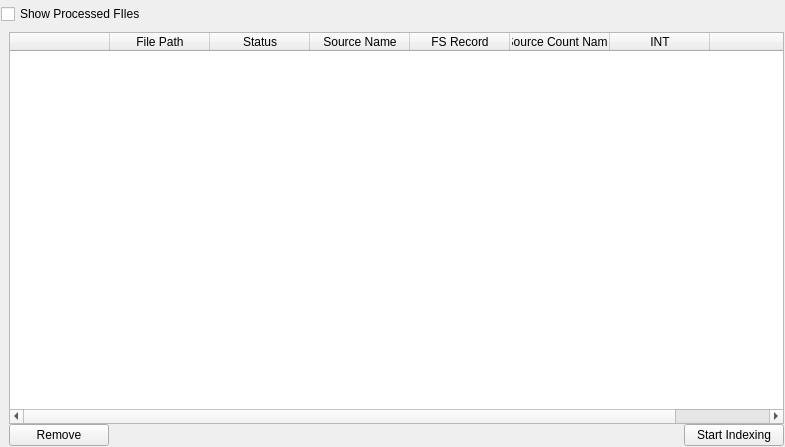
<?xml version="1.0" encoding="UTF-8"?>
<ui version="4.0">
 <class>file_indexing_display</class>
 <widget class="QWidget" name="file_indexing_display">
  <property name="geometry">
   <rect>
    <x>0</x>
    <y>0</y>
    <width>785</width>
    <height>447</height>
   </rect>
  </property>
  <property name="windowTitle">
   <string>Text Indexing</string>
  </property>
  <layout class="QVBoxLayout" name="verticalLayout_4" stretch="0">
   <property name="spacing">
    <number>1</number>
   </property>
   <property name="leftMargin">
    <number>1</number>
   </property>
   <property name="topMargin">
    <number>4</number>
   </property>
   <property name="rightMargin">
    <number>1</number>
   </property>
   <property name="bottomMargin">
    <number>1</number>
   </property>
   <item>
    <layout class="QVBoxLayout" name="verticalLayout_3">
     <property name="spacing">
      <number>8</number>
     </property>
     <item>
      <widget class="QCheckBox" name="checkBox_show_processed_files">
       <property name="text">
        <string>Show Processed FIles</string>
       </property>
      </widget>
     </item>
     <item>
      <layout class="QVBoxLayout" name="verticalLayout_2">
       <property name="spacing">
        <number>0</number>
       </property>
       <property name="leftMargin">
        <number>8</number>
       </property>
       <item>
        <widget class="QTableWidget" name="tableWidget">
         <property name="styleSheet">
          <string notr="true"/>
         </property>
         <property name="editTriggers">
          <set>QAbstractItemView::NoEditTriggers</set>
         </property>
         <property name="alternatingRowColors">
          <bool>true</bool>
         </property>
         <property name="selectionMode">
          <enum>QAbstractItemView::ExtendedSelection</enum>
         </property>
         <property name="selectionBehavior">
          <enum>QAbstractItemView::SelectRows</enum>
         </property>
         <property name="showGrid">
          <bool>false</bool>
         </property>
         <attribute name="horizontalHeaderStretchLastSection">
          <bool>true</bool>
         </attribute>
         <attribute name="verticalHeaderVisible">
          <bool>false</bool>
         </attribute>
         <column>
          <property name="text">
           <string/>
          </property>
         </column>
         <column>
          <property name="text">
           <string>File Path</string>
          </property>
         </column>
         <column>
          <property name="text">
           <string>Status</string>
          </property>
         </column>
         <column>
          <property name="text">
           <string>Source Name</string>
          </property>
         </column>
         <column>
          <property name="text">
           <string>FS Record</string>
          </property>
         </column>
         <column>
          <property name="text">
           <string>Source Count Name</string>
          </property>
         </column>
         <column>
          <property name="text">
           <string>INT</string>
          </property>
         </column>
         <column>
          <property name="text">
           <string/>
          </property>
         </column>
        </widget>
       </item>
       <item>
        <layout class="QVBoxLayout" name="verticalLayout">
         <property name="spacing">
          <number>0</number>
         </property>
         <item>
          <layout class="QHBoxLayout" name="horizontalLayout">
           <property name="spacing">
            <number>0</number>
           </property>
           <item>
            <widget class="QPushButton" name="pushButton_remove">
             <property name="minimumSize">
              <size>
               <width>100</width>
               <height>0</height>
              </size>
             </property>
             <property name="maximumSize">
              <size>
               <width>60</width>
               <height>344334</height>
              </size>
             </property>
             <property name="styleSheet">
              <string notr="true"/>
             </property>
             <property name="text">
              <string>Remove</string>
             </property>
            </widget>
           </item>
           <item>
            <spacer name="horizontalSpacer">
             <property name="orientation">
              <enum>Qt::Horizontal</enum>
             </property>
             <property name="sizeHint" stdset="0">
              <size>
               <width>40</width>
               <height>20</height>
              </size>
             </property>
            </spacer>
           </item>
           <item>
            <widget class="QPushButton" name="pushButton_done">
             <property name="minimumSize">
              <size>
               <width>100</width>
               <height>0</height>
              </size>
             </property>
             <property name="maximumSize">
              <size>
               <width>16777215</width>
               <height>344334</height>
              </size>
             </property>
             <property name="styleSheet">
              <string notr="true"/>
             </property>
             <property name="text">
              <string>Start Indexing</string>
             </property>
            </widget>
           </item>
          </layout>
         </item>
        </layout>
       </item>
      </layout>
     </item>
    </layout>
   </item>
  </layout>
 </widget>
 <resources/>
 <connections/>
</ui>
